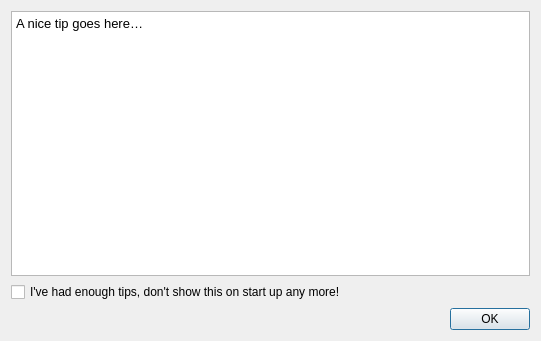
<?xml version="1.0" encoding="UTF-8"?>
<ui version="4.0">
 <class>QgsTipGuiBase</class>
 <widget class="QDialog" name="QgsTipGuiBase">
  <property name="geometry">
   <rect>
    <x>0</x>
    <y>0</y>
    <width>541</width>
    <height>341</height>
   </rect>
  </property>
  <property name="windowTitle">
   <string>QUICKGIS Tips!</string>
  </property>
  <layout class="QGridLayout" name="gridLayout">
   <item row="0" column="0" colspan="2">
    <widget class="QTextBrowser" name="txtTip">
     <property name="sizePolicy">
      <sizepolicy hsizetype="Expanding" vsizetype="Expanding">
       <horstretch>0</horstretch>
       <verstretch>0</verstretch>
      </sizepolicy>
     </property>
     <property name="html">
      <string>&lt;!DOCTYPE HTML PUBLIC &quot;-//W3C//DTD HTML 4.0//EN&quot; &quot;http://www.w3.org/TR/REC-html40/strict.dtd&quot;&gt;
&lt;html&gt;&lt;head&gt;&lt;meta name=&quot;qrichtext&quot; content=&quot;1&quot; /&gt;&lt;style type=&quot;text/css&quot;&gt;
p, li { white-space: pre-wrap; }
&lt;/style&gt;&lt;/head&gt;&lt;body style=&quot; font-family:'.AppleSystemUIFont'; font-size:13pt; font-weight:400; font-style:normal;&quot;&gt;
&lt;p style=&quot; margin-top:0px; margin-bottom:0px; margin-left:0px; margin-right:0px; -qt-block-indent:0; text-indent:0px;&quot;&gt;&lt;span style=&quot; font-family:'Open Sans,sans-serif'; font-size:10pt;&quot;&gt;A nice tip goes here…&lt;/span&gt;&lt;/p&gt;&lt;/body&gt;&lt;/html&gt;</string>
     </property>
     <property name="openExternalLinks">
      <bool>true</bool>
     </property>
    </widget>
   </item>
   <item row="1" column="0" colspan="2">
    <widget class="QCheckBox" name="cbxDisableTips">
     <property name="text">
      <string>I've had enough tips, don't show this on start up any more!</string>
     </property>
    </widget>
   </item>
   <item row="2" column="0" colspan="2">
    <widget class="QDialogButtonBox" name="buttonBox">
     <property name="orientation">
      <enum>Qt::Horizontal</enum>
     </property>
     <property name="standardButtons">
      <set>QDialogButtonBox::Ok</set>
     </property>
    </widget>
   </item>
  </layout>
 </widget>
 <resources/>
 <connections>
  <connection>
   <sender>buttonBox</sender>
   <signal>accepted()</signal>
   <receiver>QgsTipGuiBase</receiver>
   <slot>accept()</slot>
   <hints>
    <hint type="sourcelabel">
     <x>248</x>
     <y>254</y>
    </hint>
    <hint type="destinationlabel">
     <x>157</x>
     <y>274</y>
    </hint>
   </hints>
  </connection>
  <connection>
   <sender>buttonBox</sender>
   <signal>rejected()</signal>
   <receiver>QgsTipGuiBase</receiver>
   <slot>reject()</slot>
   <hints>
    <hint type="sourcelabel">
     <x>316</x>
     <y>260</y>
    </hint>
    <hint type="destinationlabel">
     <x>286</x>
     <y>274</y>
    </hint>
   </hints>
  </connection>
 </connections>
</ui>
